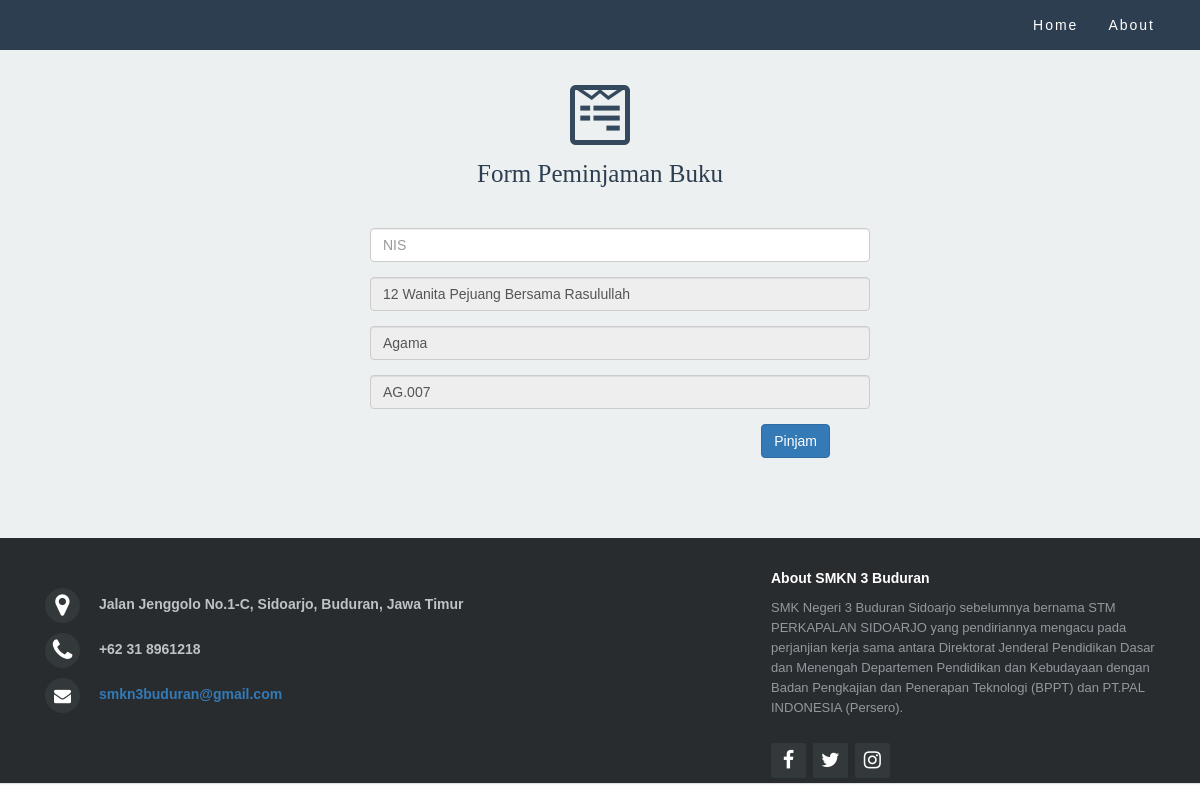
Page /landing/php/new-trans.php?NO=7 on the committed database.
### tables this page shows
CREATE TABLE `data_buku` (
  `NO` int(5) NOT NULL,
  `JUDUL` varchar(60) NOT NULL,
  `SINOPSIS` text NOT NULL,
  `PENGARANG` varchar(40) NOT NULL,
  `PENERBIT` varchar(40) NOT NULL,
  `TAHUN` int(4) NOT NULL,
  `KATEGORI` char(12) NOT NULL,
  `CODE` varchar(10) NOT NULL,
  `STATUS` char(9) NOT NULL
);

### landing/php/new-trans.php (the view, shortened to what this page needs)
<!DOCTYPE html>
<html lang="en">
  <head>
    <link href="../framework/bootstrap/css/bootstrap.min.css" rel="stylesheet">
    <link rel="stylesheet" type="text/css" href="../css/default.css">
    <link rel="stylesheet" type="text/css" href="../fontawesome/css/font-awesome.min.css">
  </head>
  <body>
     <nav class="navbar navbar-default">
       <div class="container">
        <div class="collapse navbar-collapse" id="myNavbar">
          <ul class="nav navbar-nav navbar-right">
          <li><a href="../index.html">Home</a></li>
          <li><a href="about.html">About</a></li>
          </ul>
        </div>
       </div>
     </nav>
      <div class="container-fluid content text-center">
        <div class="row">
          <a href="#" class="set-glyph"><span class="fa fa fa-wpforms fa-5x"></span></a>
            <h4>Form Peminjaman Buku</h4>
        </div>
                  <?php
            include "login.php";
            $NO = $_GET ['NO'];
            $view = "SELECT * FROM `data_buku` WHERE `NO` = $NO ";
            $viewquery = mysqli_query ($login, $view);
            $jadi = mysqli_fetch_array ($viewquery);
          ?>
            <div class="content-menu">
              <form method="POST" action="post-new-trans.php">
                <div class="col-lg-3"></div>
                <div class="col-lg-6">
                   <div class="form-group">
                      <input type="text" class="form-control half-width nospace" name="NIS" placeholder="NIS" maxlength="10" required>
                   </div>
                   <div class="form-group">
                      <input type="text" readonly class="form-control half-width" value="<?php echo $jadi['JUDUL']; ?>" name="JUDUL" placeholder="Judul Buku" maxlength="60" required>
                   </div>
                   <div class="form-group">
                      <input type="text" readonly class="form-control half-width" value="<?php echo $jadi['KATEGORI']; ?>" name="KATEGORI" placeholder="Judul Buku" maxlength="60" required>
                   </div>
                   <div class="form-group">
                    <input type="text" readonly class="form-control half-width nospace" value="<?php echo $jadi['CODE']; ?>" name="CODE" placeholder="CODE Buku" maxlength="4" required>
                   </div>
                    <div class="clearfix">
                      <button type="submit" class="btn btn-primary pull-right">Pinjam</button>
                    </div>
              </div>
              <div class="col-lg-3"></div>
              </form>
            </div>
        </div>
      <footer class="footer-distributed footer hidden-xs hidden-sm hidden-md" style="font-family: 'Raleway', sans-serif;">
      <div class="footer-left">
        <div>
          <i class="fa fa-map-marker"></i>
          <span>Jalan Jenggolo No.1-C, Sidoarjo, Buduran, Jawa Timur</span>
        </div>
        <div>
          <i class="fa fa-phone"></i>
          <span>+62 31 8961218</span>
        </div>
        <div>
          <i class="fa fa-envelope"></i>
          <span><a href="mailto:smkn3buduran@gmail.com">smkn3buduran@gmail.com</a></span>
        </div>
      </div>
      <div class="footer-right pull-right">
        <p class="footer-school-about">
          <span>About SMKN 3 Buduran</span>
          SMK Negeri 3 Buduran Sidoarjo sebelumnya bernama STM PERKAPALAN SIDOARJO yang pendiriannya mengacu pada perjanjian kerja sama antara Direktorat Jenderal Pendidikan Dasar dan Menengah Departemen Pendidikan dan Kebudayaan dengan Badan Pengkajian dan Penerapan Teknologi (BPPT) dan PT.PAL INDONESIA (Persero).
        </p>
        <div class="footer-icons">
          <a href="https://www.facebook.com/pages/SMKN-3-BUDURAN/117767401585018"><i class="fa fa-facebook"></i></a>
          <a href="https://twitter.com/infostemapal"><i class="fa fa-twitter"></i></a>
          <a href="https://www.instagram.com/instaperkapalan/"><i class="fa fa-instagram"></i></a>
        </div>
      </div>
    </footer>
  </body>
</html>

### landing/css/default.css (style rules this page uses)
html, body, footer { font-family: 'Raleway', sans-serif; }
.container-fluid { padding-top: 120px; padding-bottom: 100px; height: 660px; }
.container-fluid h4 { font-family: 'KG3'; font-size: 25px; color: #2C3E50; }
.container-fluid .content-menu .half-width { width: 500px; }
.content { padding:80px; background-color: #ecf0f1; color: #555555; height: auto; }
.footer { height: 245px; background-color: #292C2F; color: #bdc3c7; position: relative; clear:both; }
.row .set-glyph { color: #34495e; }
.navbar { position: fixed; width:100%; border: 0px; border-radius: 0; margin-bottom: 0px; font-size: 14px; letter-spacing: 2px; background-color: #2c3e50; }
.navbar .container #myNavbar .navbar-nav li a { color: #ffffff; }
.content-menu { position: relative; padding: 30px; }
.footer-distributed { background-color: #292C2F; box-shadow: 0 1px 1px 0 rgba(0, 0, 0, 0.12); box-sizing: border-box; width: 100%; text-align: left; font: bold 14px sans-serif; padding: 30px 30px; }
.footer-distributed .footer-left, .footer-distributed .footer-right { display: inline-block; vertical-align: bottom; }
.footer-distributed .footer-left { width: 40%; padding-top: 15px; }
.footer-distributed .footer-left { width: 40%; }
.footer-distributed .footer-left i { background-color: #33383b; color: #ffffff; font-size: 25px; width: 35px; height: 35px; border-radius: 50%; text-align: center; line-height: 35px; margin: 5px 15px; vertical-align: middle; }
.footer-distributed .footer-left i.fa-envelope { font-size: 17px; line-height: 35px; }
.footer-distributed .footer-right { width: 35%; }
.footer-distributed .footer-school-about { line-height: 20px; color: #92999f; font-size: 13px; font-weight: normal; }
.footer-distributed .footer-school-about span { display: block; color: #ffffff; font-size: 14px; font-weight: bold; margin-bottom: 10px; }
.footer-distributed .footer-icons { margin-top: 25px; }
.footer-distributed .footer-icons a { display: inline-block; width: 35px; height: 35px; cursor: pointer; background-color: #33383b; border-radius: 2px; font-size: 20px; color: #ffffff; text-align: center; line-height: 35px; margin-right: 3px; margin-bottom: 5px; }

### rows in the picture
data_buku: JUDUL "12 Wanita Pejuang Bersama Rasulullah", KATEGORI "Agama", CODE "AG.007"
